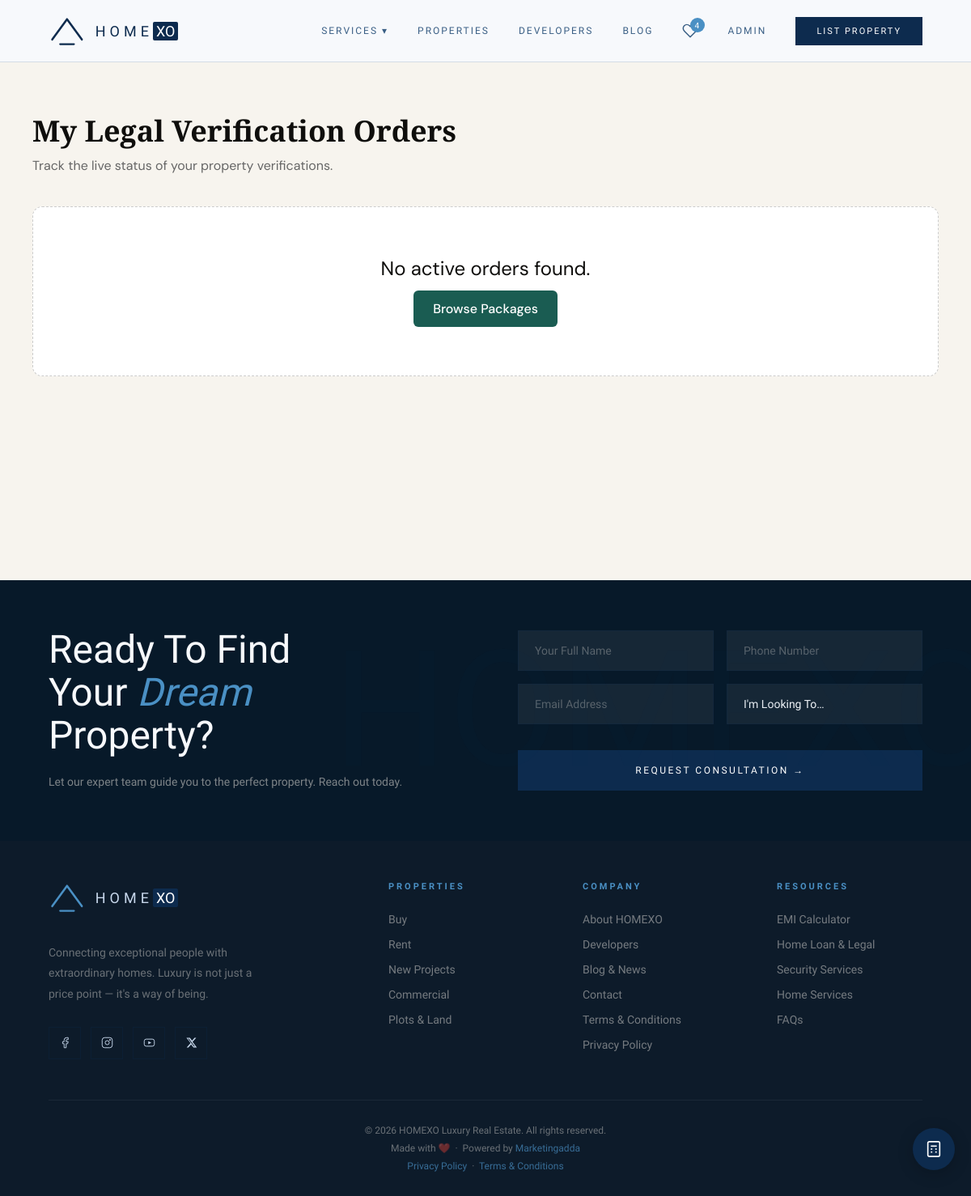
The app's page /legal-tracking/dashboard/ (signed in), older data.
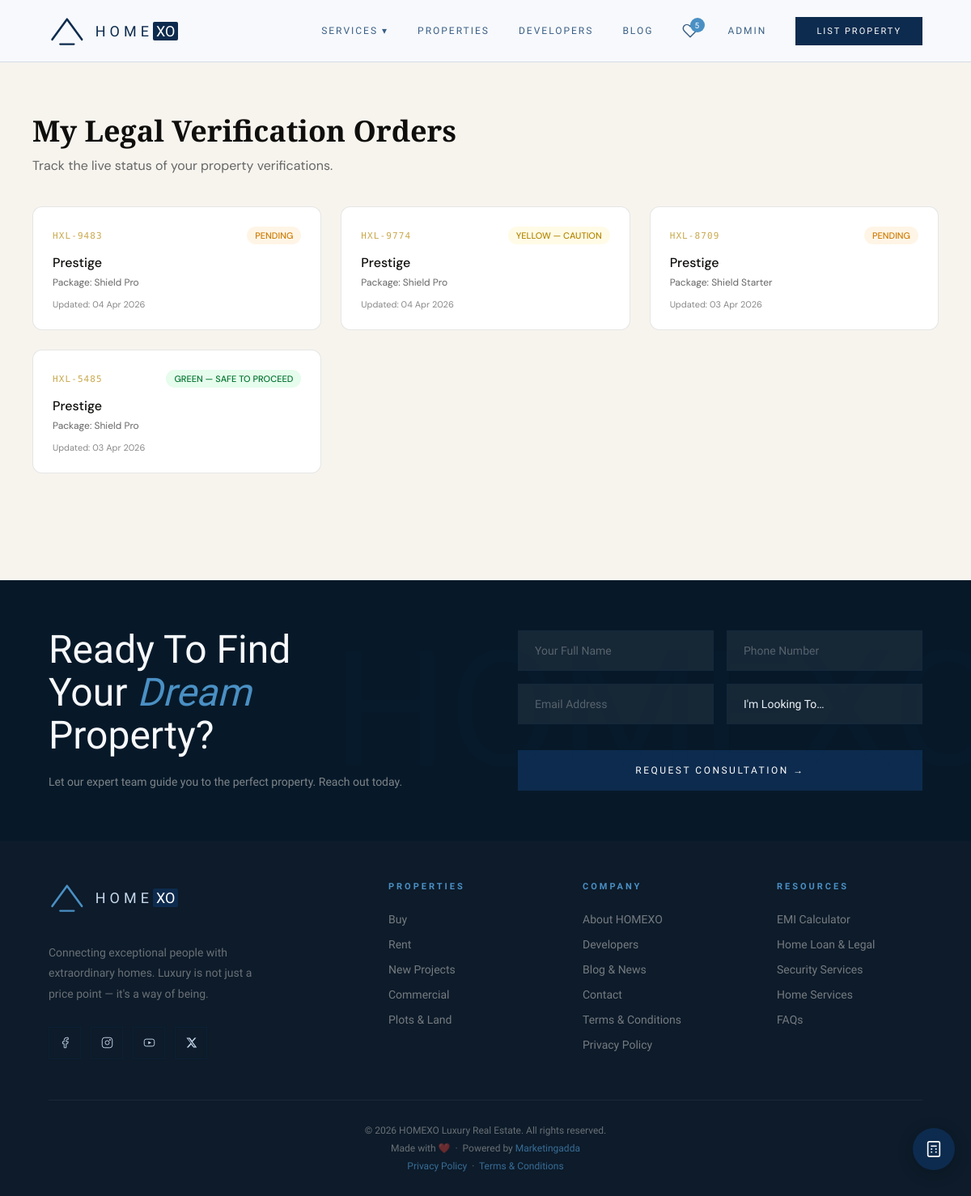
The same page, newer data.
### legal_services/models.py (models this page shows, shortened)
class LegalOrder(models.Model):
    class PackageType(models.TextChoices):
        STARTER = 'starter', 'Shield Starter'
        PRO = 'pro', 'Shield Pro'
        COMPLETE = 'complete', 'Shield Complete'
    class Verdict(models.TextChoices):
        PENDING = 'pending', 'Pending'
        GREEN = 'green', 'Green — Safe to proceed'
        YELLOW = 'yellow', 'Yellow — Caution'
        RED = 'red', 'Red — Do not proceed'
    class PaymentStatus(models.TextChoices):
        UNPAID    = 'unpaid',    'Unpaid'
        PENDING   = 'pending',   'Payment Pending'
        PAID      = 'paid',      'Paid'
        REFUNDED  = 'refunded',  'Refunded'
    order_id = models.CharField(max_length=20, unique=True, editable=False)
    uuid = models.UUIDField(default=uuid.uuid4, editable=False, unique=True)
    user = models.ForeignKey(settings.AUTH_USER_MODEL, on_delete=models.CASCADE, related_name='legal_orders')
    property_name = models.CharField(max_length=255, help_text="e.g., 3BHK Apartment, Koramangala")
    property_address = models.TextField()
    package = models.CharField(max_length=20, choices=PackageType.choices, default=PackageType.PRO)
    advocate = models.ForeignKey(settings.AUTH_USER_MODEL, on_delete=models.SET_NULL, related_name='assigned_cases', blank=True, null=True, limit_choices_to={'role': 'advocate'})
    advocate_notes = models.TextField(blank=True, null=True)
    verdict = models.CharField(max_length=15, choices=Verdict.choices, default=Verdict.PENDING)
    verdict_summary = models.TextField(blank=True, null=True, help_text="E.g. No critical issues detected · 12 checks passed")
    payment_status = models.CharField(max_length=15, choices=PaymentStatus.choices, default=PaymentStatus.UNPAID)
    payment_id     = models.CharField(max_length=100, blank=True, null=True, help_text="Transaction / UTR / Razorpay ID")
    payment_proof  = models.ImageField(upload_to='legal_payments/', blank=True, null=True, help_text="Screenshot or receipt image")
    payment_notes  = models.TextField(blank=True, null=True)
    created_at = models.DateTimeField(auto_now_add=True)
    updated_at = models.DateTimeField(auto_now=True)

### legal_services/views.py (the view)
# urls.py: path('dashboard/',            views.enquiry_dashboard,      name='dashboard'),
@login_required
def dashboard(request):
    orders = LegalOrder.objects.filter(user=request.user).order_by('-created_at')
    return render(request, 'legal_services/dashboard.html', {'orders': orders})

### pages/context_processors.py (called while the page is built)
def global_context(request):
    wishlist_count = 0
    wishlist_ids = []
    if request.user.is_authenticated:
        try:
            qs = request.user.wishlist.values_list('property_id', flat=True)
            wishlist_ids = list(qs)
            wishlist_count = len(wishlist_ids)
        except Exception:
            pass
    return {
        'SITE_NAME':      'HOMEXO',
        'SITE_TAGLINE':   'Luxury Real Estate',
        'LISTING_TYPES':  Property.ListingType.choices,
        'wishlist_count': wishlist_count,
        'wishlist_ids':   wishlist_ids,
    }

### legal_services/templates/legal_services/dashboard.html (shortened to what this page needs)
{% extends 'base.html' %}
{% load static %}
{% block content %}
<div class="dash-page">
  <div class="header">
    <h1 class="title">My Legal Verification Orders</h1>
    <p style="color: #666; margin-top: 8px;">Track the live status of your property verifications.</p>
  </div>
  <div class="grid">
    {% for order in orders %}
      <a href="{% url 'legal_services:order_detail' order.uuid %}" class="card">
        <div class="card-top">
          <span class="order-id">{{ order.order_id }}</span>
          <span class="status status-{{ order.verdict }}">{{ order.get_verdict_display }}</span>
        </div>
        <div class="prop-name">{{ order.property_name }}</div>
        <div class="prop-pkg">Package: {{ order.get_package_display }}</div>
        <div class="prop-pkg" style="margin-top: 12px; font-size: 11px; color: #888;">Updated: {{ order.updated_at|date:"d M Y" }}</div>
      </a>
    {% empty %}
      <div style="grid-column: 1 / -1; text-align: center; padding: 60px; background: #fff; border-radius: 12px; border: 1px dashed #ccc;">
        <div style="font-size: 24px; margin-bottom: 12px;">No active orders found.</div>
        <a href="{% url 'pages:legal' %}#lg-packages" style="display: inline-block; padding: 12px 24px; background: var(--teal); color: #fff; text-decoration: none; border-radius: 6px; font-weight: 500;">Browse Packages</a>
      </div>
    {% endfor %}
  </div>
</div>
{% endblock %}

### templates/base.html (shortened to what the changed rows need)
{% load static %}
<!DOCTYPE html>
<html lang="en">
<head>
{% load static %}
<link rel="stylesheet" href="{% static 'css/homexo.css' %}">
</head>
<body data-auth="{{ user.is_authenticated|yesno:'true,false' }}" data-login="{% url 'accounts:login' %}" data-wishlist-ids="{% for id in wishlist_ids %}{{ id }}{% if not forloop.last %},{% endif %}{% endfor %}">
<nav>
  <div class="nav-links">
    {% if user.is_authenticated %}
      <a href="{% url 'wishlist:list' %}" class="nav-wishlist">
        {% if wishlist_count > 0 %}
          <span class="nav-wishlist-count">{{ wishlist_count }}</span>
        {% endif %}
      </a>
    {% else %}
      <a href="{% url 'accounts:login' %}">Login</a>
      <a href="{% url 'properties:create' %}" class="nav-cta">List Property</a>
    {% endif %}
  </div>
</nav>
<main class="page-body">
  {% block content %}{% endblock %}
</main>
{% block pre_footer %}
<div class="cta-banner">
  <div>
    <h2 class="cta-title">Ready To Find<br>Your <em>Dream</em><br>Property?</h2>
  </div>
</div>
{% endblock pre_footer %}
</body>
</html>

Row changes from the older to the newer data that the page shows:
added LegalOrder: order_id "HXL-9483", verdict "PENDING", property_name "Prestige", package "Shield Pro", updated_at "04 Apr 2026"
added LegalOrder: order_id "HXL-9774", verdict "YELLOW — CAUTION", property_name "Prestige", package "Shield Pro", updated_at "04 Apr 2026"
added LegalOrder: order_id "HXL-8709", verdict "PENDING", property_name "Prestige", package "Shield Starter", updated_at "03 Apr 2026"
added LegalOrder: order_id "HXL-5485", verdict "GREEN — SAFE TO PROCEED", property_name "Prestige", package "Shield Pro", updated_at "03 Apr 2026"
Text that changed along with them:
{{ wishlist_count }}: "4" → "5"
text no longer shown: "No active orders found. Browse Packages"
